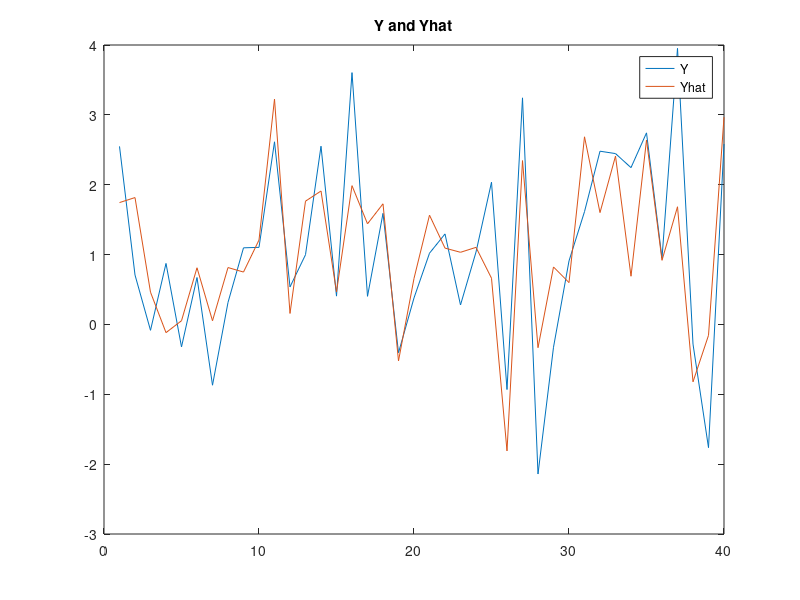

Reproduce this figure in MATLAB.
%% Variance test

clear
clc

%% Step 1: Data Generating
T = 40;
B0 = 1;
B1 = -1;
sig2 = 1;

X1m = ones(T,1);
X2m = randn(T,1);
em = sqrt(sig2)*randn(T,1);
B11m = zeros(5000,1);
B12m = zeros(5000,1);

Ym = X1m*B0 + X2m*B1 + em;

% Data
Y = Ym;
X = [X1m X2m];

% OLS estimator
bhat1 = inv(X'*X)*X'*Y;
bhat2 = Y(2,1)-Y(1,1)/X2m(2,1)-X2m(1,1);
Yhat = X*bhat1;
ehat = Y - Yhat;

% Figure
plot([Y Yhat]);
legend('Y','Yhat');
title('Y and Yhat');
